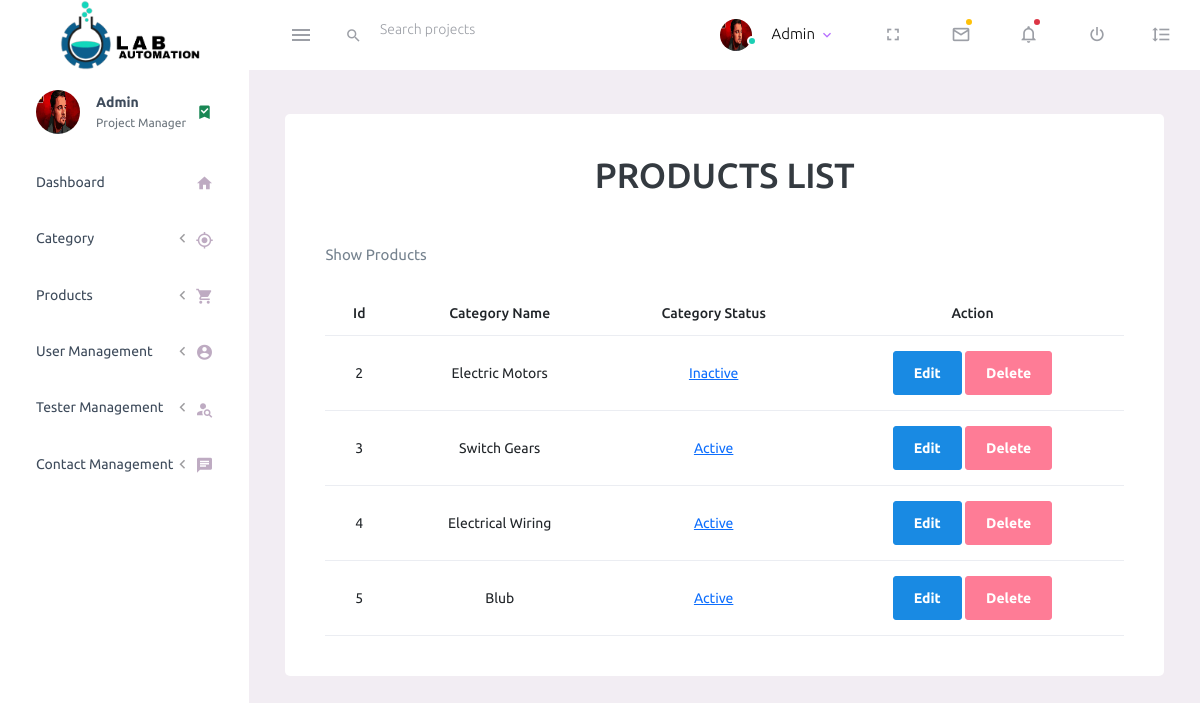
The page /Project/admin/showcategory.php (signed in) on the database its author committed.
### tables this page shows
CREATE TABLE `users` (
  `id` int(11) NOT NULL,
  `name` varchar(20) NOT NULL,
  `email` varchar(255) NOT NULL,
  `num` text NOT NULL,
  `img` varchar(255) NOT NULL,
  `password` varchar(20) NOT NULL,
  `role` varchar(11) NOT NULL DEFAULT 'user'
);

CREATE TABLE `categories` (
  `id` int(11) NOT NULL,
  `cname` varchar(50) NOT NULL,
  `status` varchar(11) NOT NULL DEFAULT 'active'
);

### Project/admin/showcategory.php (the view, shortened to what this page needs)
<!DOCTYPE html>
<html lang="en">
<head>
    <link rel="stylesheet" href="bootstrap.min.css">
</head>
<body>
    <?php
    include "header.php";
    ?>
<div class="content-wrapper">
            <div class="row">
              <div class="col-12 grid-margin stretch-card">
                <div class="card">
                  <div class="card-body">
                    <h1 class="h1 text-center mb-5">PRODUCTS LIST</h1>
                    <p class="card-description">Show Products</p>
                    <table class="table table-hover">
                    <thead  class="text-center">
                        <tr>
                        <th scope="col">Id</th>
                            <th scope="col">Category Name</th>
                            <th scope="col">Category Status</th>
                            <th scope="col" class="text-center">Action</th>
                        </tr>
                    </thead>
                    <tbody  class="text-center">
                        <?php
                        include "config.php";
                        $query = "SELECT * FROM `categories`";
                        $result = mysqli_query($con, $query);
                        while ($row = mysqli_fetch_assoc($result)) {
                        ?>
                            <tr class="table">
                                <td><?php echo $row["id"] ?></td>
                                <td><?php echo $row["cname"] ?></td>
                                <td>
                                    <?php
                                    if($row["status"] == 'active')
                                    {
                                        echo "<a href='?type=status&operation=deactive&id=".$row["id"]."'>Active</a>";
                                    }else{
                                        echo "<a href='?type=status&operation=active&id=".$row["id"]."'>Inactive</a>";
                                    }
                                    ?>
                                </td>
                                <td  class="text-center">
                                    <a href="editcategory.php?id=<?php echo $row["id"] ?>" class="btn btn-info" style="padding:14px 20px;">Edit</a>
                                    <a href="deletecategory.php?id=<?php echo $row["id"] ?>" class="btn btn-danger" style="padding:14px 20px;">Delete</a>
                                </td>
                            </tr>
                        <?php
                        }
                        ?>
                    </tbody>
                </table>
                  </div>
                </div>
              </div>
            </div>
          </div>
</body>
</html>

### Project/admin/header.php (shortened to what this page needs)
<?php
include "config.php";
$id = $_SESSION['id'];
$query = "select * from users where id  ='$id'";
$result= mysqli_query($con,$query);
$row = mysqli_fetch_assoc($result);
?>
<!DOCTYPE html>
<html lang="en">
  <head>
    <link rel="stylesheet" href="assets/vendors/mdi/css/materialdesignicons.min.css">
    <link rel="stylesheet" href="assets/vendors/css/vendor.bundle.base.css">
    <link rel="stylesheet" href="assets/css/style.css">
  </head>
  <body>
      <nav class="navbar default-layout-navbar col-lg-12 col-12 p-0 fixed-top d-flex flex-row">
        <div class="text-center navbar-brand-wrapper d-flex align-items-center justify-content-center">
          <a class="navbar-brand brand-logo" href="index.html"><img src="assets/images/LAB-removebg-preview.png" alt="logo" style="height: auto;"/></a>
        </div>
        <div class="navbar-menu-wrapper d-flex align-items-stretch">
          <button class="navbar-toggler navbar-toggler align-self-center" type="button" data-toggle="minimize">
            <span class="mdi mdi-menu"></span>
          </button>
          <div class="search-field d-none d-md-block">
            <form class="d-flex align-items-center h-100" action="#">
              <div class="input-group">
                <div class="input-group-prepend bg-transparent">
                  <i class="input-group-text border-0 mdi mdi-magnify"></i>
                </div>
                <input type="text" class="form-control bg-transparent border-0" placeholder="Search projects">
              </div>
            </form>
          </div>
          <ul class="navbar-nav navbar-nav-right">
            <li class="nav-item nav-profile dropdown">
              <a class="nav-link dropdown-toggle" id="profileDropdown" href="#" data-bs-toggle="dropdown" aria-expanded="false">
                <div class="nav-profile-img">
                  <img src="uploads/<?php echo $row["img"]?>" alt="image">
                  <span class="availability-status online"></span>
                </div>
                <div class="nav-profile-text">
                  <p class="mb-1 text-black"> <?php
                                if(isset($_SESSION['name'])){
                                    echo $_SESSION['name'];
                                }
                                ?></p>
                </div>
              </a>
            </li>
            <li class="nav-item d-none d-lg-block full-screen-link">
              <a class="nav-link">
                <i class="mdi mdi-fullscreen" id="fullscreen-button"></i>
              </a>
            </li>
            <li class="nav-item dropdown">
              <a class="nav-link count-indicator dropdown-toggle" id="messageDropdown" href="#" data-bs-toggle="dropdown" aria-expanded="false">
                <i class="mdi mdi-email-outline"></i>
                <span class="count-symbol bg-warning"></span>
              </a>
            </li>
            <li class="nav-item dropdown">
              <a class="nav-link count-indicator dropdown-toggle" id="notificationDropdown" href="#" data-bs-toggle="dropdown">
                <i class="mdi mdi-bell-outline"></i>
                <span class="count-symbol bg-danger"></span>
              </a>
            </li>
            <li class="nav-item nav-logout d-none d-lg-block">
              <a class="nav-link" href="logout.php">
                <i class="mdi mdi-power"></i>
              </a>
            </li>
            <li class="nav-item nav-settings d-none d-lg-block">
              <a class="nav-link" href="#">
                <i class="mdi mdi-format-line-spacing"></i>
              </a>
            </li>
          </ul>
        </div>
      </nav>
      <div class="container-fluid page-body-wrapper">
        <nav class="sidebar sidebar-offcanvas" id="sidebar">
          <ul class="nav">
            <li class="nav-item nav-profile">
              <a href="#" class="nav-link">
                <div class="nav-profile-image">
                  <img src="uploads/<?php echo $row["img"]?>" alt="profile">
                </div>
                <div class="nav-profile-text d-flex flex-column">
                  <span class="font-weight-bold mb-2"> <?php
                                if(isset($_SESSION['name'])){
                                    echo $_SESSION['name'];
                                }
                                ?></span>
                  <span class="text-secondary text-small">Project Manager</span>
                </div>
                <i class="mdi mdi-bookmark-check text-success nav-profile-badge"></i>
              </a>
            </li>
            <li class="nav-item">
              <a class="nav-link" href="index.php">
                <span class="menu-title">Dashboard</span>
                <i class="mdi mdi-home menu-icon"></i>
              </a>
            </li>
            <li class="nav-item">
              <a class="nav-link" data-bs-toggle="collapse" href="#ui-basic" aria-expanded="false" aria-controls="ui-basic">
                <span class="menu-title">Category</span>
                <i class="menu-arrow"></i>
                <i class="mdi mdi-crosshairs-gps menu-icon"></i>
              </a>
            </li>
            <li class="nav-item">
              <a class="nav-link" data-bs-toggle="collapse" href="#ui-basic1" aria-expanded="false" aria-controls="ui-basic1">
                <span class="menu-title">Products</span>
                <i class="menu-arrow"></i>
                <i class="mdi mdi-cart menu-icon"></i>
              </a>
            </li>
            <li class="nav-item">
              <a class="nav-link" data-bs-toggle="collapse" href="#ui-basic2" aria-expanded="false" aria-controls="ui-basic2">
                <span class="menu-title">User Management</span>
                <i class="menu-arrow"></i>
                <i class="mdi mdi-account-circle menu-icon"></i>
              </a>
            </li>
            <li class="nav-item">
              <a class="nav-link" data-bs-toggle="collapse" href="#ui-basic5" aria-expanded="false" aria-controls="ui-basic5">
                <span class="menu-title">Tester Management</span>
                <i class="menu-arrow"></i>
                <i class="mdi mdi-account-search menu-icon"></i>
              </a>
            </li>
            <li class="nav-item">
              <a class="nav-link" data-bs-toggle="collapse" href="#ui-basic8" aria-expanded="false" aria-controls="ui-basic8">
                <span class="menu-title">Contact Management</span>
                <i class="menu-arrow"></i>
                <i class="mdi mdi-message-text menu-icon"></i>
              </a>
            </li>
          </ul>
        </nav>

### rows shown on the page
users: img (picture)
categories: id "2", cname "Electric Motors"
categories: id "3", cname "Switch Gears"
categories: id "4", cname "Electrical Wiring"
categories: id "5", cname "Blub"

### other values the page prints
$_SESSION['name'] "Admin"
